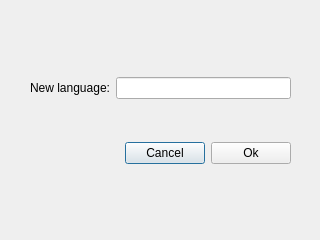
<?xml version="1.0" encoding="UTF-8"?>
<ui version="4.0">
 <class>DialogAddColumn</class>
 <widget class="QDialog" name="DialogAddColumn">
  <property name="geometry">
   <rect>
    <x>0</x>
    <y>0</y>
    <width>320</width>
    <height>240</height>
   </rect>
  </property>
  <property name="windowTitle">
   <string>Add new language</string>
  </property>
  <widget class="QWidget" name="layoutWidget">
   <property name="geometry">
    <rect>
     <x>30</x>
     <y>40</y>
     <width>261</width>
     <height>161</height>
    </rect>
   </property>
   <layout class="QVBoxLayout" name="verticalLayout">
    <item>
     <layout class="QHBoxLayout" name="horizontalLayout_2">
      <item>
       <widget class="QLabel" name="label_newLang">
        <property name="text">
         <string>New language:</string>
        </property>
       </widget>
      </item>
      <item>
       <widget class="QLineEdit" name="textField_newLang"/>
      </item>
     </layout>
    </item>
    <item>
     <layout class="QHBoxLayout" name="horizontalLayout">
      <item>
       <spacer name="horizontalSpacer">
        <property name="orientation">
         <enum>Qt::Horizontal</enum>
        </property>
        <property name="sizeHint" stdset="0">
         <size>
          <width>40</width>
          <height>20</height>
         </size>
        </property>
       </spacer>
      </item>
      <item>
       <widget class="QPushButton" name="btn_addcolCancel">
        <property name="text">
         <string>Cancel</string>
        </property>
       </widget>
      </item>
      <item>
       <widget class="QPushButton" name="btn_addColAccept">
        <property name="text">
         <string>Ok</string>
        </property>
       </widget>
      </item>
     </layout>
    </item>
   </layout>
  </widget>
 </widget>
 <resources/>
 <connections>
  <connection>
   <sender>btn_addcolCancel</sender>
   <signal>clicked()</signal>
   <receiver>DialogAddColumn</receiver>
   <slot>reject()</slot>
   <hints>
    <hint type="sourcelabel">
     <x>150</x>
     <y>172</y>
    </hint>
    <hint type="destinationlabel">
     <x>16</x>
     <y>200</y>
    </hint>
   </hints>
  </connection>
 </connections>
</ui>
